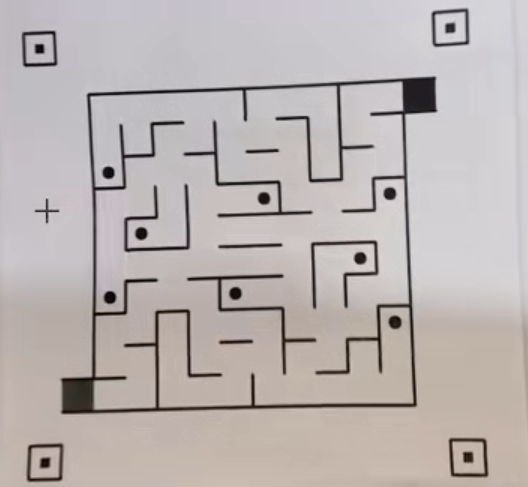
#> input picture carTreasure/identifyMap/img/book1.png, 528 x 487 px
$ python -i my_cv.py   (imports and definitions only)
#> lines starting #> are read from the running program, lines starting #| are printed output that depends on the picture; after the words box and inside, x2 and y2 are one past the last pixel; in counts of white or black regions, pixels touching at a corner belong together
#> further down, picture is the input picture: shape (487, 528, 3); mean B, G, R 178.3, 179.5, 186.8
# -*- coding:utf-8 -*-
import cv2
import numpy as np
import math


class ShapeDetector:
    def __init__(self):
        pass

    # 轮廓形状识别器 只有一个参数 c：轮廓
    # 为了进行形状检测，我们将使用轮廓近似法。 顾名思义，轮廓近似（contour approximation）是一种算法，用于通过减少一组点来减少曲线中的点数，因此称为术语近似。
    # 轮廓近似是基于以下假设：一条曲线可以由一系列短线段近似。这将导致生成近似曲线，该曲线由原始曲线定义的点子集组成。
    # 轮廓近似实际上已经通过cv2.approxPolyDP在OpenCV中实现。
    def detect(self, c):
        # 初始化形状名称，使用轮廓近似法
        # 计算周长
        peri = cv2.arcLength(c, True)
        approx = cv2.approxPolyDP(c, 0.04 * peri, True)

        # 轮廓是由一系列顶点组成的；如果是三角形，将拥有3个向量
        if len(approx) == 3:
            shape = "triangle"
        # 如果有4个顶点，那么是矩形或者正方形
        elif len(approx) == 4:
            # 计算轮廓的边界框 并且计算宽高比
            (x, y, w, h) = cv2.boundingRect(approx)
            ar = w / float(h)
            # 正方形的宽高比~~1 ，否则是矩形
            shape = "square" if 0.95 <= ar <= 1.05 else "rectangle"
        # 否则，根据上边的膨胀腐蚀，我们假设它为圆形
        else:
            shape = "circle"
        # 返回形状的名称
        return shape


# [42 lines left out: function get_four_cor, not called in this run]


def order_points(pts):
    # pts为轮廓坐标
    # 列表中存储元素分别为左上角，右上角，右下角和左下角
    rect = np.zeros((4, 2), dtype="float32")
    # 左上角的点具有最小的和，而右下角的点具有最大的和
    s = pts.sum(axis=1)
    rect[0] = pts[np.argmin(s)]
    rect[2] = pts[np.argmax(s)]
    # 计算点之间的差值
    # 右上角的点具有最小的差值,
    # 左下角的点具有最大的差值
    diff = np.diff(pts, axis=1)
    rect[1] = pts[np.argmin(diff)]
    rect[3] = pts[np.argmax(diff)]
    # 返回排序坐标(依次为左上右上右下左下)
    return rect


def get_inner_col(img):
    sd = ShapeDetector()
    # 转换为灰度图 高斯平滑减少高频噪音 二值化图像
    gray = cv2.cvtColor(img, cv2.COLOR_BGR2GRAY)
    blurred = cv2.GaussianBlur(gray, (5, 5), 0)
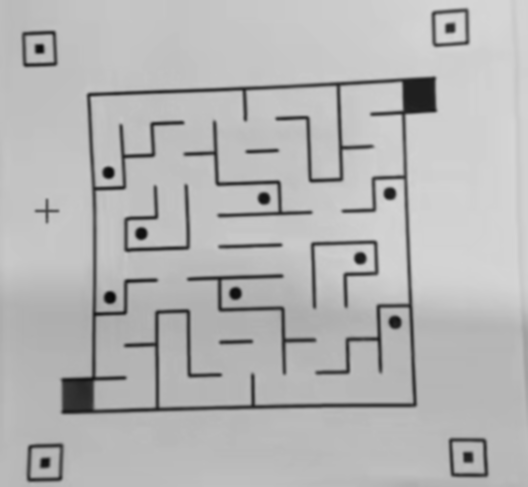
#> blurred: shape (487, 528); min 9, max 214, mean 181.5
    thresh = cv2.adaptiveThreshold(blurred, 255, cv2.ADAPTIVE_THRESH_GAUSSIAN_C, cv2.THRESH_BINARY, 11, 6)
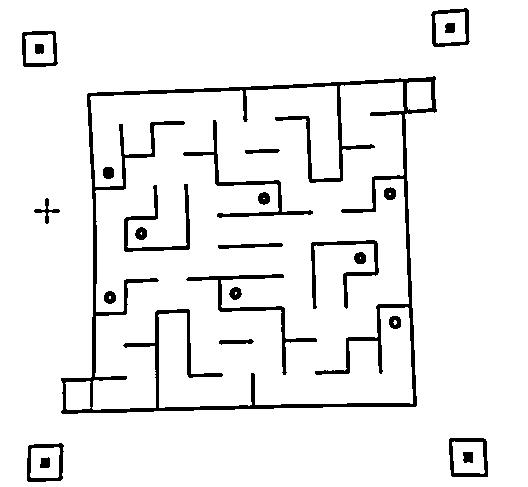
#> thresh: shape (487, 528); 93.2% white; 25 black regions, largest, box (x1, y1, x2, y2) and area: (61, 76, 437, 414) 9731, (186, 274, 317, 375) 1071, (183, 120, 313, 218) 1025
    # cv2.imshow("thresh", thresh)
    # cv2.waitKey(0)
    k1 = np.ones((80, 80), np.uint8)
    opening = cv2.morphologyEx(thresh, cv2.MORPH_OPEN, k1)
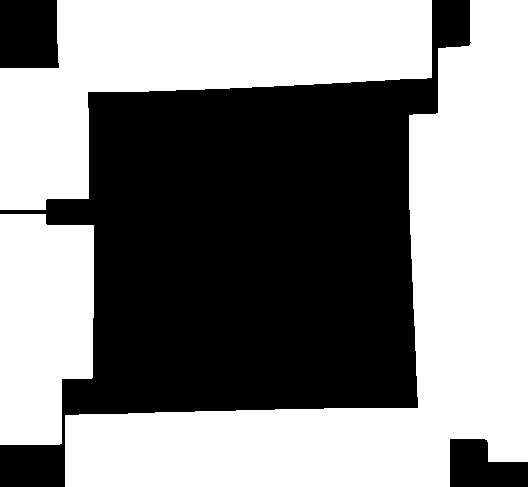
#> opening: shape (487, 528); 53.9% white; 3 black regions, box (x1, y1, x2, y2) and area: (0, 0, 471, 487) 111806, (0, 0, 59, 68) 3905, (450, 439, 528, 487) 2819
    # cv2.imshow("opening", opening)
    # cv2.waitKey(0)
    k2 = np.ones((80, 80), np.uint8)
    closing = cv2.morphologyEx(opening, cv2.MORPH_CLOSE, k2)
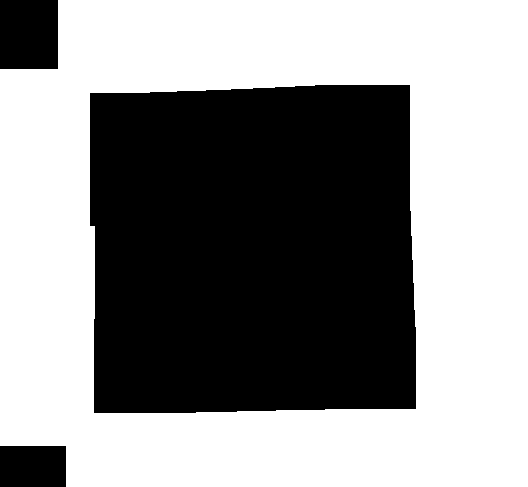
#> closing: shape (487, 528); 57.3% white; 3 black regions
    # cv2.imshow("closing", closing)
    # cv2.waitKey(0)
    inner_id = 0
    # 在阈值图像上进行形状检测，并初始化形状检测器
    contours, hierarchy = cv2.findContours(closing, cv2.RETR_TREE, cv2.CHAIN_APPROX_SIMPLE)
#> contours = 2 contours; box (x1, y1, x2, y2) and area: (0, 0, 528, 487) 249415, (89, 84, 417, 414) 103802
    # 找到最大的轮廓
    for k in range(len(contours)):
        shape = sd.detect(contours[k])
        if shape == "rectangle" or shape == "square":
            # [4 lines of commented-out code are left out]
            if hierarchy[0][k][0] == -1 and hierarchy[0][k][1] == -1:
                inner_id = k
#> this loop made 2 passes
#> (peri in detect, approx in detect, x in detect, y in detect, w in detect, h in detect, ar in detect, shape) on passes 1 to 2: (2024.8, [[58, 0], [0, 445], [527, 486], [527, 0]], 0, 0, 528, 487, 1.08, 'rectangle'), (1299.9, [[409, 84], [416, 408], [94, 413], [89, 93]], 89, 84, 328, 330, 0.994, 'square')

    rect = order_points(contours[inner_id].reshape(contours[inner_id].shape[0], 2))
#> in order_points, `s = pts.sum(axis=1)`: s = 49 values, max 824 at index 16, min 182 at index 33, mean 500.9
#> in order_points, `diff = np.diff(pts, axis=1)`: diff = 49 values, max 319 at index 26, min -325 at index 2, mean -41.59
#> rect = [[89, 93], [409, 84], [416, 408], [94, 413]]
    xs = [i[0] for i in rect]
#> xs = [89, 409, 416, 94]
    ys = [i[1] for i in rect]
#> ys = [93, 84, 408, 413]
    xs.sort()
    ys.sort()
    # 内接矩形的坐标为
    map_inner_cor1 = (int(xs[1]), int(ys[1]))
#> map_inner_cor1 = (94, 93)
    map_inner_cor2 = (int(xs[2]), int(ys[2]))
#> map_inner_cor2 = (409, 408)
    cv2.rectangle(img, map_inner_cor1, map_inner_cor2, (150, 0, 150), thickness=3)
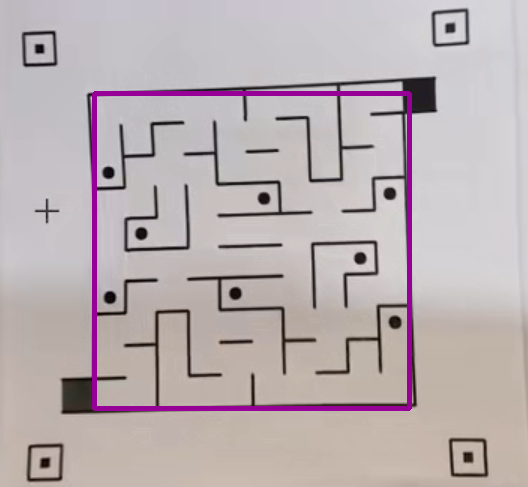
#> img: shape (487, 528, 3); 2.45% of pixels changed, all inside (x1, y1, x2, y2) = (92, 91, 412, 411)
    cv2.imshow("done", img)
    # map_inner_list = [[int(xs[1]), int(ys[1])], [int(xs[3]), int(ys[0])], [int(xs[0]), int(ys[3])],
    #                   [int(xs[2]), int(ys[2])]]
    # print(map_inner_list)
    img = img[map_inner_cor1[1]:map_inner_cor2[1], map_inner_cor1[0]:map_inner_cor2[0]]
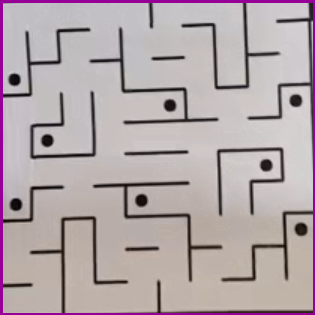
#> img: shape (315, 315, 3); mean B, G, R 169.6, 166.8, 178.9
    x, y = img.shape[0:2]
#> x = 315; y = 315
    max_d = max(int(x), int(y))
#> max_d = 315
    img = cv2.resize(img, (max_d, max_d))
    return img


# [87 lines left out: functions get_circle_cor, point_map, range_four_col, cal_perspective_params, not called in this run]


# 透视变换
def img_perspect_transform(img, M):
    img_size = (img.shape[1], img.shape[0])
    return cv2.warpPerspective(img, M, img_size)


# [7 lines left out: function draw_line, not called in this run]

>>> import cv2
>>> picture = cv2.imread('img/book1.png')
>>> result = get_inner_col(picture)

$ run again, on carTreasure/identifyMap/img/book2.png
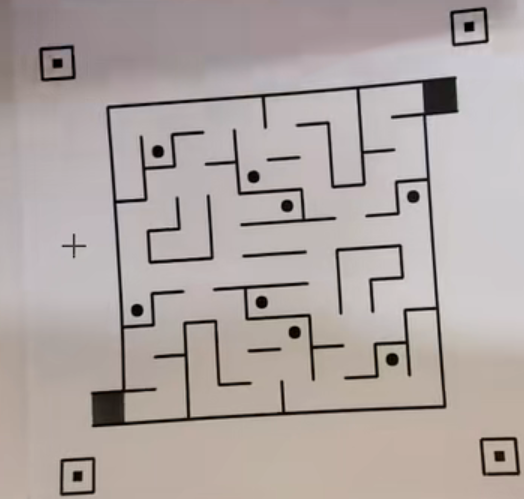
#> input picture carTreasure/identifyMap/img/book2.png, 524 x 499 px
#> picture is the input picture: shape (499, 524, 3); mean B, G, R 162.9, 165.5, 174.9
#> in get_inner_col, `thresh = cv2.adaptiveThreshold(blurred, 255, cv2.ADAPTIVE_THRESH_GAUSS..`:
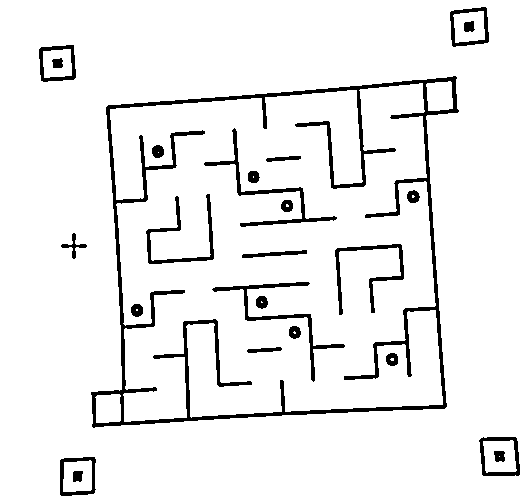
#> thresh: shape (499, 524); 93.4% white; 25 black regions, largest, box (x1, y1, x2, y2) and area: (91, 76, 459, 428) 9692, (212, 282, 345, 382) 1041, (204, 128, 337, 227) 1039
#> opening: shape (499, 524); 55.3% white; 3 black regions, box (x1, y1, x2, y2) and area: (61, 0, 524, 499) 112604, (480, 438, 524, 499) 2583, (0, 46, 77, 83) 1660
#> closing: shape (499, 524); 58.2% white; 3 black regions
#> contours = 2 contours; box (x1, y1, x2, y2) and area: (0, 0, 524, 499) 254683, (111, 87, 444, 423) 104101
#> the loop in get_inner_col, `for k in range(len(contours)):` made 2 passes
#> (peri in detect, approx in detect, x in detect, y in detect, w in detect, h in detect, ar in detect, shape) on passes 1 to 2: (2040.8, [[0, 0], [0, 498], [482, 498], [523, 46]], 0, 0, 524, 499, 1.05, 'rectangle'), (1308.2, [[432, 87], [443, 411], [122, 422], [111, 104]], 111, 87, 333, 336, 0.991, 'square')
#> s = 89 values, max 854 at index 24, min 215 at index 57, mean 534.7
#> diff = 89 values, max 300 at index 46, min -345 at index 2, mean -57.79
#> rect = [[111, 104], [432, 87], [443, 411], [122, 422]]
#> xs = [111, 432, 443, 122]
#> ys = [104, 87, 411, 422]
#> map_inner_cor1 = (122, 104)
#> map_inner_cor2 = (432, 411)
#> in get_inner_col, `img = img[map_inner_cor1[1]:map_inner_cor2[1], map_inner_cor1[0]:map_i..`:
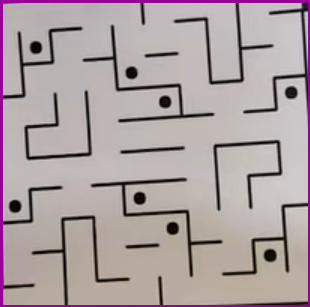
#> img: shape (307, 310, 3); mean B, G, R 162.1, 160.2, 172.8

$ run again, on carTreasure/identifyMap/img/book3.png
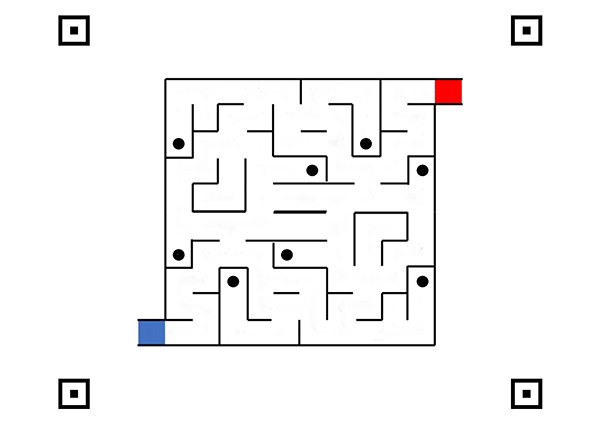
#> input picture carTreasure/identifyMap/img/book3.png, 600 x 424 px
#> picture is the input picture: shape (424, 600, 3); mean B, G, R 244.9, 244.7, 245.1
#> thresh: shape (424, 600); 95% white; 25 black regions (1 under 20 px), largest, box (x1, y1, x2, y2) and area: (137, 77, 463, 347) 6761, (246, 103, 355, 185) 751, (245, 239, 354, 321) 722
#> opening: shape (424, 600); 68.3% white; 5 black regions, box (x1, y1, x2, y2) and area: (138, 78, 464, 348) 74712, (59, 0, 91, 47) 1504, (512, 0, 544, 47) 1503, (59, 379, 91, 424) 1439, (512, 379, 544, 424) 1439
#> in get_inner_col, `closing = cv2.morphologyEx(opening, cv2.MORPH_CLOSE, k2)`:
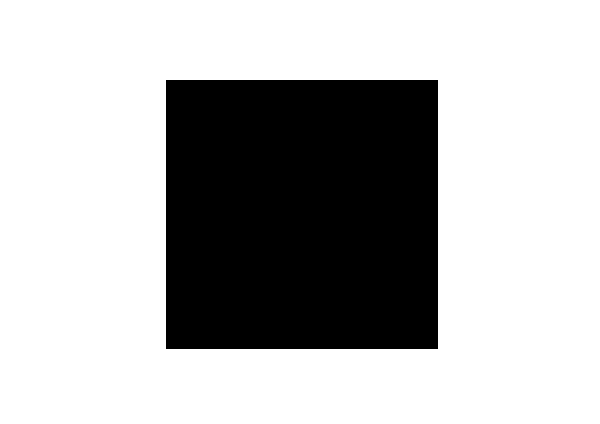
#> closing: shape (424, 600); 71.2% white; 1 black region
#> contours = 2 contours; box (x1, y1, x2, y2) and area: (0, 0, 600, 424) 253377, (165, 79, 439, 350) 73708
#> the loop in get_inner_col, `for k in range(len(contours)):` made 2 passes
#> (peri in detect, approx in detect, x in detect, y in detect, w in detect, h in detect, ar in detect, shape) on passes 1 to 2: (2044, [[0, 0], [0, 423], [599, 423], [599, 0]], 0, 0, 600, 424, 1.42, 'rectangle'), (1083.7, [[165, 80], [437, 79], [438, 348], [166, 349]], 165, 79, 274, 271, 1.01, 'square')
#> s = [245, 245, 516, 518, 786, 786, 515, 513]
#> diff = [-85, -87, -358, -358, -90, -88, 183, 183]
#> rect = [[165, 80], [437, 79], [438, 348], [166, 349]]
#> xs = [165, 437, 438, 166]
#> ys = [80, 79, 348, 349]
#> map_inner_cor1 = (166, 80)
#> map_inner_cor2 = (437, 348)
#> in get_inner_col, `img = cv2.resize(img, (max_d, max_d))`:
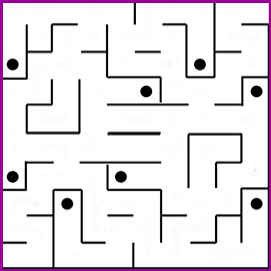
#> img: shape (271, 271, 3); mean B, G, R 230.8, 225.2, 230.8

$ run again, on carTreasure/identifyMap/img/book4.png
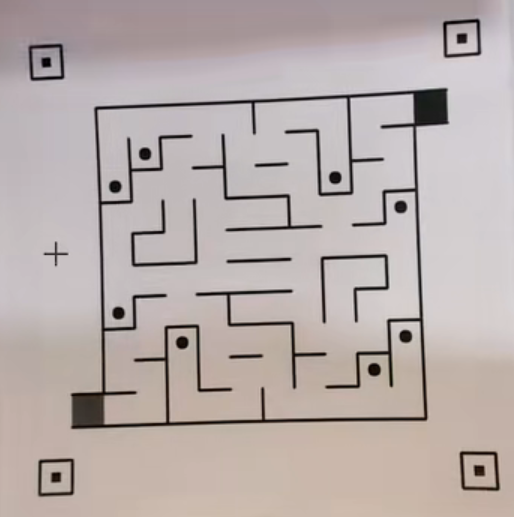
#> input picture carTreasure/identifyMap/img/book4.png, 514 x 517 px
#> picture is the input picture: shape (517, 514, 3); mean B, G, R 171.4, 173.4, 183.9
#> in get_inner_col, `thresh = cv2.adaptiveThreshold(blurred, 255, cv2.ADAPTIVE_THRESH_GAUSS..`:
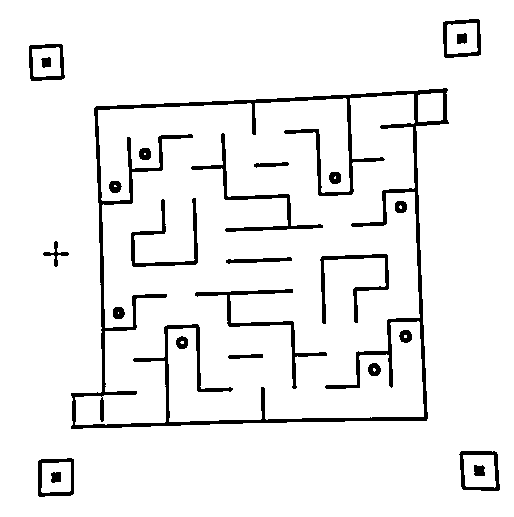
#> thresh: shape (517, 514); 93.5% white; 25 black regions, largest, box (x1, y1, x2, y2) and area: (71, 88, 449, 429) 9682, (195, 289, 327, 389) 1047, (191, 133, 323, 232) 1043
#> opening: shape (517, 514); 53.9% white; 3 black regions, box (x1, y1, x2, y2) and area: (0, 0, 514, 517) 116822, (460, 452, 514, 517) 3403, (0, 45, 66, 82) 2351
#> closing: shape (517, 514); 56.4% white; 4 black regions
#> contours = 2 contours; box (x1, y1, x2, y2) and area: (0, 0, 514, 517) 253264, (98, 96, 427, 429) 105116
#> the loop in get_inner_col, `for k in range(len(contours)):` made 2 passes
#> (peri in detect, approx in detect, x in detect, y in detect, w in detect, h in detect, ar in detect, shape) on passes 1 to 2: (2056.2, [[0, 0], [0, 461], [462, 516], [513, 58]], 0, 0, 514, 517, 0.994, 'square'), (1305.4, [[420, 96], [426, 422], [103, 428], [98, 106]], 98, 96, 329, 333, 0.988, 'square')
#> s = 51 values, max 848 at index 14, min 204 at index 33, mean 514.7
#> diff = 51 values, max 325 at index 26, min -324 at index 2, mean -32.16
#> rect = [[98, 106], [420, 96], [426, 422], [103, 428]]
#> xs = [98, 420, 426, 103]
#> ys = [106, 96, 422, 428]
#> map_inner_cor1 = (103, 106)
#> map_inner_cor2 = (420, 422)
#> in get_inner_col, `img = img[map_inner_cor1[1]:map_inner_cor2[1], map_inner_cor1[0]:map_i..`:
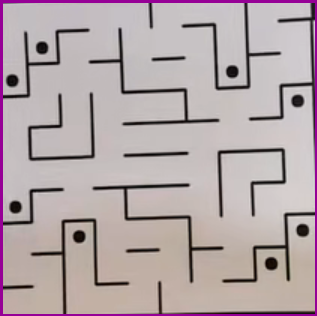
#> img: shape (316, 317, 3); mean B, G, R 168.6, 166.1, 179.3
